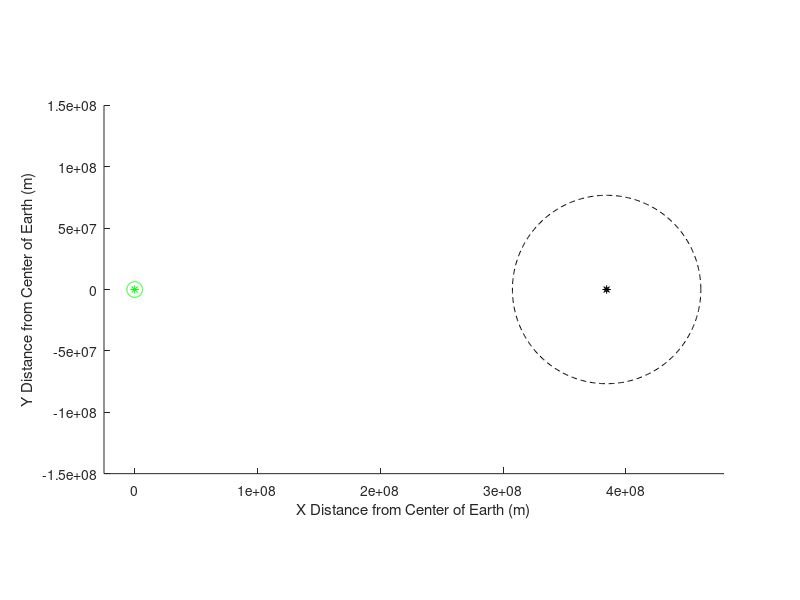

Write MATLAB code to recreate this figure.
function [] = plot_earth_moon()
clf;
hold on
% Plot Earth
points = linspace(0, 2*pi, 500); r = 6.371e6;
x = r*cos(points); y = r*sin(points);
plot(x,y,'g'); plot(0,0,'*g')

% Plot Moon
r = 1.738e6;
x = r*cos(points) + 3.844e8; y = r*sin(points);
plot(x,y,'k'); plot(3.844e8,0, '*k')

% Plot lunar satelite orbit
r = 1.738e6 + 75000*1000;
x = r*cos(points) + 3.844e8; y = r*sin(points);
plot(x,y,'--k')

% Set graph bounds and axis labels
axis equal; xlim([-0.25*10^8 4.8*10^8]); ylim([-1.5*10^8 1.5*10^8]);
xlabel('X Distance from Center of Earth (m)'); ylabel('Y Distance from Center of Earth (m)');
end